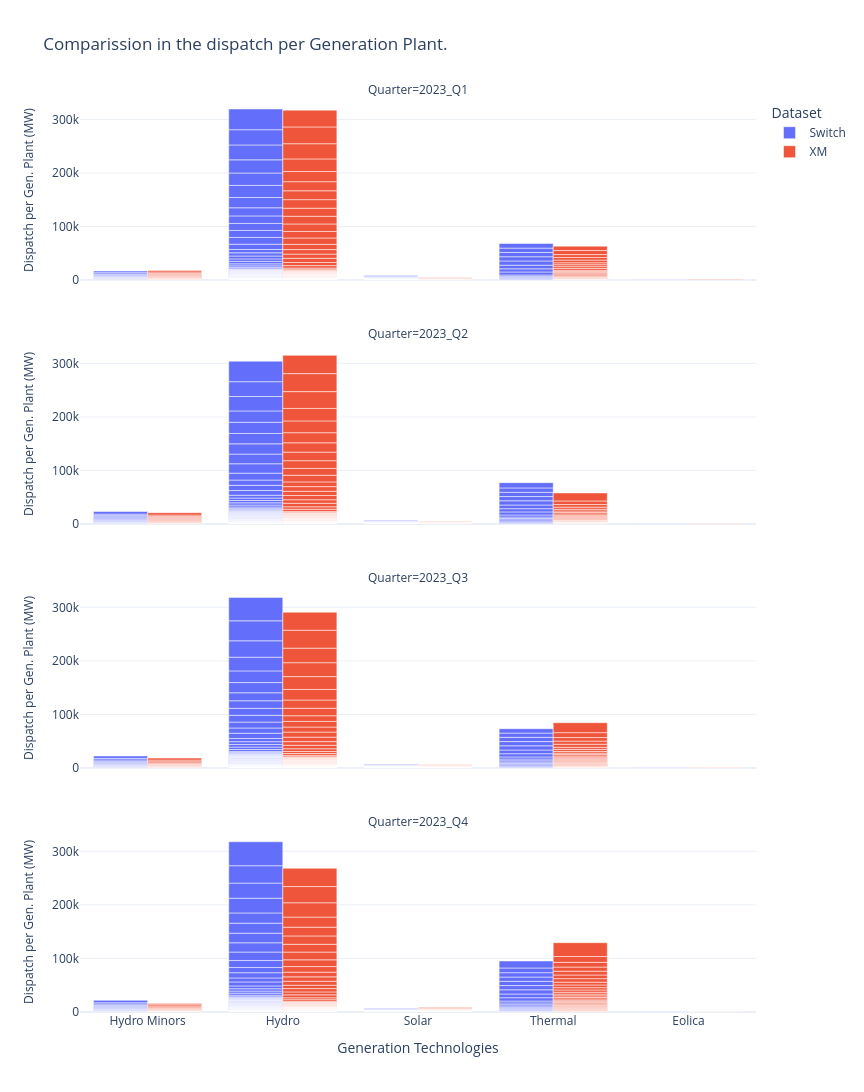

Notebook code cell kept with this figure:
### Code cell
aux_disp = gen_disp.copy()
# Group dispatch from Switch
aux_disp['Quarter'] = aux_disp['timestamp'].astype(str).str[0:7]
disp_sw = aux_disp.groupby(['Quarter','gen_dbid','gen_tech']).agg(
    {'DispatchGen_MW': 'sum'}).reset_index()
disp_sw.rename(columns={'gen_dbid': 'GENERATION_PROJECT'}, inplace=True)
disp_sw['Data'] = 'Switch'

# Group dispatch from XM
aux_res = gen_res.copy()
aux_res['Quarter'] = aux_res['timestamp'].astype(str).str[0:7]
disp_xm = aux_res.groupby(['Quarter','GENERATION_PROJECT','gen_tech']).agg(
    {'Value': 'sum'}).reset_index()
disp_xm.rename(columns={'Value': 'DispatchGen_MW'}, inplace=True)
disp_xm['Data'] = 'XM'
tech_x_gen = pd.concat([disp_sw, disp_xm])
tech_x_gen = tech_x_gen.sort_values(by=['Quarter', 'DispatchGen_MW'], ascending=[True, True])

# Show the dispatch side by side
difference = pd.merge(disp_sw, disp_xm, on=['Quarter','GENERATION_PROJECT','gen_tech'])

fig = px.bar(
    tech_x_gen, 
    x="gen_tech", y="DispatchGen_MW",
    color='Data', barmode='group',
    facet_col='Quarter', facet_col_wrap=1,
    hover_name='GENERATION_PROJECT',
    height=279*4, width=216*4,
    title='Comparission in the dispatch per Generation Plant.',
    labels={
        "DispatchGen_MW": "Dispatch per Gen. Plant (MW)", 
        "Data": "Dataset", 
        "gen_tech": "Generation Technologies"
    },
    template = 'plotly_white'
)
# Lower the font size of the y-axis label
fig.update_yaxes(title_font_size=12)
fig.show()

### Figure 1 — Plotly figure (JSON) as saved in the notebook; plotly's stock layout.template omitted (floating-point values rounded to 4 significant figures; data arrays with more than 128 entries replaced by an {"elided": "..."} marker saying what was removed)
{"data": [{"alignmentgroup": "True", "hovertemplate": "<b>%{hovertext}</b><br><br>Dataset=Switch<br>Quarter=2023_Q1<br>Generation Technologies=%{x}<br>Dispatch per Gen. Plant (MW)=%{y}<extra></extra>", "hovertext": {"elided": "240 str values"}, "legendgroup": "Switch", "marker": {"color": "#636efa", "pattern": {"shape": ""}}, "name": "Switch", "offsetgroup": "Switch", "orientation": "v", "showlegend": true, "textposition": "auto", "type": "bar", "x": {"elided": "240 str values"}, "xaxis": "x4", "y": {"elided": "240 float values"}, "yaxis": "y4"}, {"alignmentgroup": "True", "hovertemplate": "<b>%{hovertext}</b><br><br>Dataset=Switch<br>Quarter=2023_Q2<br>Generation Technologies=%{x}<br>Dispatch per Gen. Plant (MW)=%{y}<extra></extra>", "hovertext": {"elided": "240 str values"}, "legendgroup": "Switch", "marker": {"color": "#636efa", "pattern": {"shape": ""}}, "name": "Switch", "offsetgroup": "Switch", "orientation": "v", "showlegend": false, "textposition": "auto", "type": "bar", "x": {"elided": "240 str values"}, "xaxis": "x3", "y": {"elided": "240 float values"}, "yaxis": "y3"}, {"alignmentgroup": "True", "hovertemplate": "<b>%{hovertext}</b><br><br>Dataset=Switch<br>Quarter=2023_Q3<br>Generation Technologies=%{x}<br>Dispatch per Gen. Plant (MW)=%{y}<extra></extra>", "hovertext": {"elided": "240 str values"}, "legendgroup": "Switch", "marker": {"color": "#636efa", "pattern": {"shape": ""}}, "name": "Switch", "offsetgroup": "Switch", "orientation": "v", "showlegend": false, "textposition": "auto", "type": "bar", "x": {"elided": "240 str values"}, "xaxis": "x2", "y": {"elided": "240 float values"}, "yaxis": "y2"}, {"alignmentgroup": "True", "hovertemplate": "<b>%{hovertext}</b><br><br>Dataset=Switch<br>Quarter=2023_Q4<br>Generation Technologies=%{x}<br>Dispatch per Gen. Plant (MW)=%{y}<extra></extra>", "hovertext": {"elided": "240 str values"}, "legendgroup": "Switch", "marker": {"color": "#636efa", "pattern": {"shape": ""}}, "name": "Switch", "offsetgroup": "Switch", "orientation": "v", "showlegend": false, "textposition": "auto", "type": "bar", "x": {"elided": "240 str values"}, "xaxis": "x", "y": {"elided": "240 float values"}, "yaxis": "y"}, {"alignmentgroup": "True", "hovertemplate": "<b>%{hovertext}</b><br><br>Dataset=XM<br>Quarter=2023_Q1<br>Generation Technologies=%{x}<br>Dispatch per Gen. Plant (MW)=%{y}<extra></extra>", "hovertext": {"elided": "244 str values"}, "legendgroup": "XM", "marker": {"color": "#EF553B", "pattern": {"shape": ""}}, "name": "XM", "offsetgroup": "XM", "orientation": "v", "showlegend": true, "textposition": "auto", "type": "bar", "x": {"elided": "244 str values"}, "xaxis": "x4", "y": {"elided": "244 float values"}, "yaxis": "y4"}, {"alignmentgroup": "True", "hovertemplate": "<b>%{hovertext}</b><br><br>Dataset=XM<br>Quarter=2023_Q2<br>Generation Technologies=%{x}<br>Dispatch per Gen. Plant (MW)=%{y}<extra></extra>", "hovertext": {"elided": "244 str values"}, "legendgroup": "XM", "marker": {"color": "#EF553B", "pattern": {"shape": ""}}, "name": "XM", "offsetgroup": "XM", "orientation": "v", "showlegend": false, "textposition": "auto", "type": "bar", "x": {"elided": "244 str values"}, "xaxis": "x3", "y": {"elided": "244 float values"}, "yaxis": "y3"}, {"alignmentgroup": "True", "hovertemplate": "<b>%{hovertext}</b><br><br>Dataset=XM<br>Quarter=2023_Q3<br>Generation Technologies=%{x}<br>Dispatch per Gen. Plant (MW)=%{y}<extra></extra>", "hovertext": {"elided": "244 str values"}, "legendgroup": "XM", "marker": {"color": "#EF553B", "pattern": {"shape": ""}}, "name": "XM", "offsetgroup": "XM", "orientation": "v", "showlegend": false, "textposition": "auto", "type": "bar", "x": {"elided": "244 str values"}, "xaxis": "x2", "y": {"elided": "244 float values"}, "yaxis": "y2"}, {"alignmentgroup": "True", "hovertemplate": "<b>%{hovertext}</b><br><br>Dataset=XM<br>Quarter=2023_Q4<br>Generation Technologies=%{x}<br>Dispatch per Gen. Plant (MW)=%{y}<extra></extra>", "hovertext": {"elided": "244 str values"}, "legendgroup": "XM", "marker": {"color": "#EF553B", "pattern": {"shape": ""}}, "name": "XM", "offsetgroup": "XM", "orientation": "v", "showlegend": false, "textposition": "auto", "type": "bar", "x": {"elided": "244 str values"}, "xaxis": "x", "y": {"elided": "244 float values"}, "yaxis": "y"}], "layout": {"annotations": [{"font": {}, "showarrow": false, "text": "Quarter=2023_Q4", "x": 0.5, "xanchor": "center", "xref": "paper", "y": 0.1975, "yanchor": "bottom", "yref": "paper"}, {"font": {}, "showarrow": false, "text": "Quarter=2023_Q3", "x": 0.5, "xanchor": "center", "xref": "paper", "y": 0.465, "yanchor": "bottom", "yref": "paper"}, {"font": {}, "showarrow": false, "text": "Quarter=2023_Q2", "x": 0.5, "xanchor": "center", "xref": "paper", "y": 0.7325, "yanchor": "bottom", "yref": "paper"}, {"font": {}, "showarrow": false, "text": "Quarter=2023_Q1", "x": 0.5, "xanchor": "center", "xref": "paper", "y": 1, "yanchor": "bottom", "yref": "paper"}], "barmode": "group", "height": 1116, "legend": {"title": {"text": "Dataset"}, "tracegroupgap": 0}, "title": {"text": "Comparission in the dispatch per Generation Plant."}, "width": 864, "xaxis": {"anchor": "y", "domain": [0, 1], "title": {"text": "Generation Technologies"}}, "xaxis2": {"anchor": "y2", "domain": [0, 1], "matches": "x", "showticklabels": false}, "xaxis3": {"anchor": "y3", "domain": [0, 1], "matches": "x", "showticklabels": false}, "xaxis4": {"anchor": "y4", "domain": [0, 1], "matches": "x", "showticklabels": false}, "yaxis": {"anchor": "x", "domain": [0, 0.1975], "title": {"font": {"size": 12}, "text": "Dispatch per Gen. Plant (MW)"}}, "yaxis2": {"anchor": "x2", "domain": [0.2675, 0.465], "matches": "y", "title": {"font": {"size": 12}, "text": "Dispatch per Gen. Plant (MW)"}}, "yaxis3": {"anchor": "x3", "domain": [0.535, 0.7325], "matches": "y", "title": {"font": {"size": 12}, "text": "Dispatch per Gen. Plant (MW)"}}, "yaxis4": {"anchor": "x4", "domain": [0.8025, 1], "matches": "y", "title": {"font": {"size": 12}, "text": "Dispatch per Gen. Plant (MW)"}}}}
